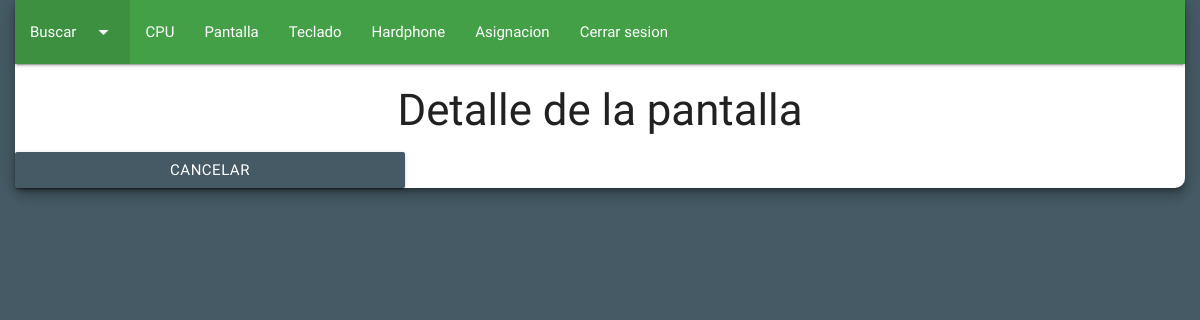
Before: /?detalle=4555&c=admin&a=DetallePantalla (signed in) with the older database file.
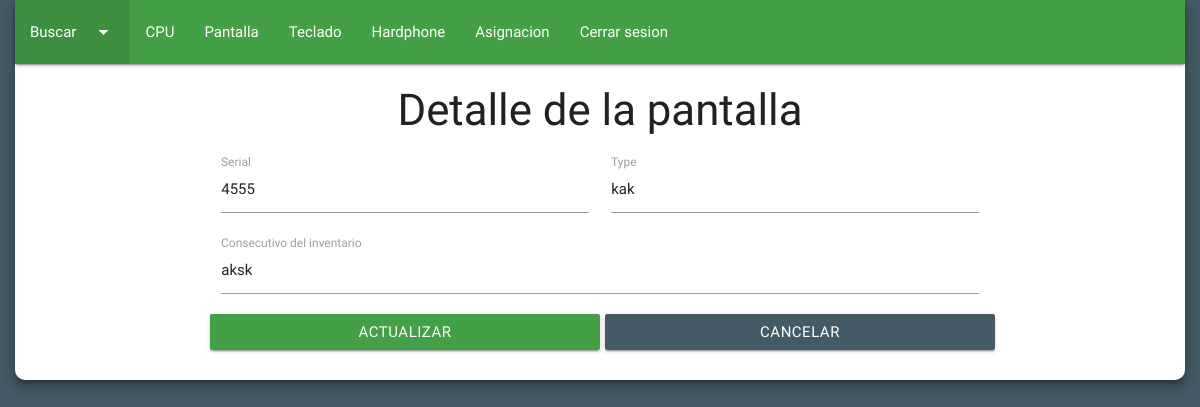
After: the same page with the newer database file.
### tables this page shows
CREATE TABLE `pantalla` (
  `pant_id` int(11) NOT NULL COMMENT 'En este campo se almacena la clave primaria de cada registro. Este campo es la llave primaria de la tabla.',
  `pant_serial` varchar(50) NOT NULL COMMENT 'En este campo se va a almacenar el serial de la pantalla que se esta registrando.',
  `pant_type` varchar(50) NOT NULL COMMENT 'En este campo se va a almacenar el type de la pantalla que se esta registrando.',
  `pant_consecutivo` varchar(50) NOT NULL COMMENT 'En este campo se va a almacenar el consecutivo de inventario de cada pantalla que se esta registrando.',
  `pant_estado` varchar(50) NOT NULL COMMENT 'Este campo almacena el estado de una pantalla determinada, ya sea asignado o sin asignacion.'
);

### model/conn.model.php (called while the page is built, shortened)
<?php
class DataBase{
  private static $db_host = "localhost";
  private static $db_name = "inventario";
  private static $db_user = "root";
  private static $db_pass = "";
  private static $db_conn = null;
  public static function connect(){
    if(self::$db_conn == null){
      try{
        self::$db_conn = new PDO("mysql:host=".self::$db_host.";dbname=".self::$db_name,self::$db_user,self::$db_pass);
        self::$db_conn->exec("SET CHARACTER SET utf8");
      }catch(PDOException $e){
        die($e->getMessage());
      }
    }
    return self::$db_conn;
  }
}
?>

### model/user.model.php (called while the page is built, shortened)
<?php
class UserModel{
  private $pdo;
  public function __CONSTRUCT(){
    try{
      $this->pdo = DataBase::connect();
      $this->pdo->setAttribute(PDO::ATTR_ERRMODE,PDO::ERRMODE_EXCEPTION);
    }catch(PDOException $e){
      die($e->getMessage());
    }
  }
  public function DetallePantalla($detalle){
    try {
      $sql= "SELECT * FROM pantalla WHERE pant_serial= '$detalle'";
      $query= $this->pdo->prepare($sql);
      $query->execute();
      $result= $query->fetchALL(PDO::FETCH_OBJ);
    } catch (PDOException $e) {
      die($e->getMessage());
    }
    return $result;
  }
}
 ?>

### view/modules/admin/detallePantalla.php (the view, shortened to what this page needs)
<div class="row z-depth-4" id="cuerpo">
  <nav>
    <div class="nav-wrapper green darken-1">
      <ul>
        <li class="active"><a class="dropdown-button" data-activates="dropdown1" href="">Buscar<i class="material-icons right">arrow_drop_down</i></a></li>
        <li><a href="?c=admin&a=Equipo">CPU</a></li>
        <li><a href="?c=admin&a=Pantalla">Pantalla</a></li>
        <li><a href="?c=admin&a=Teclado">Teclado</a></li>
        <li><a href="?c=admin&a=Hardphone">Hardphone</a></li>
        <li><a href="?c=admin&a=Asignacion">Asignacion</a></li>
        <li><a href="?c=admin&a=logout" onclick="return confirm('¿Desea cerrar sesion?')">Cerrar sesion</a></li>
      </ul>
    </div>
  </nav>
  <form action="?c=admin&a=UpdatePantalla" method="post">
    <h3>Detalle de la pantalla</h3>
    <?php foreach($result as $data){ ?>
    <div class="input-field col s4 offset-s2">
      <input type="text" name="data[]" value="<?php echo $data->pant_serial; ?>" required>
      <label>Serial</label>
    </div>
    <div class="input-field col s4">
      <input type="text" name="data[]" value="<?php echo $data->pant_type; ?>" required>
      <label>Type</label>
    </div>
    <div class="input-field col s8 offset-s2">
      <input type="text" name="data[]" value="<?php echo $data->pant_consecutivo ?>" required>
      <label>Consecutivo del inventario</label>
    </div>
    <button id="btn" type="submit" class="btn waves-effect waves-light col s4 offset-s2 green darken-1">Actualizar</button>
  <?php } ?>
  </form>
  <a href="?c=admin&a=ReadPantalla" class="btn waves-effect waves-light col s4 blue-grey darken-2">Cancelar</a>
</div>

Changed rows visible on the page:
added pantalla: pant_serial "4555", pant_type "kak", pant_consecutivo "aksk"
